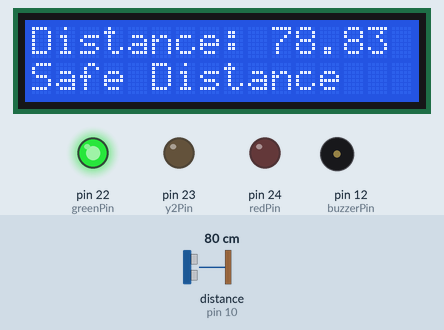
Bench run of a sketch on a simulated Arduino Mega 2560, built with avr-gcc and run on an emulated ATmega2560. Parts: 16×2 character LCD, output pins drawn as LEDs (lit = HIGH), buzzer (waves = sounding). Wiring (inferred from the names in the program): ultrasonic range finder: trigger pin 9; echo pin 10. The inputs (shaded band) are chosen by the test bench; at power-on: distance to the obstacle (sensor on pin 10) 80 cm. The echo pulse lasts 58.3 µs per cm; pins used as bus, display or sensor lines are not drawn; what the sketch prints to the serial monitor is not drawn.

Above: at 1.2 s.
1.3 s: distance to the obstacle (sensor on pin 10) set to 71 cm
At 1.75 s:
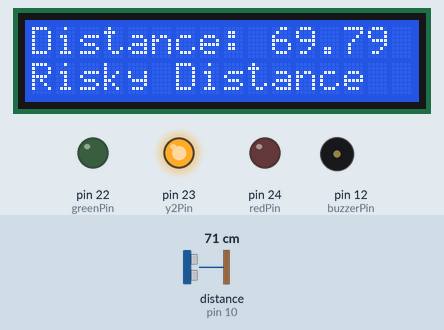
3.6 s: distance to the obstacle (sensor on pin 10) set to 28 cm
At 4.06 s:
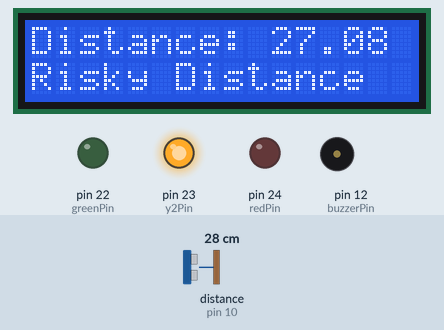
5.1 s: distance to the obstacle (sensor on pin 10) set to 25 cm
At 5.4 s:
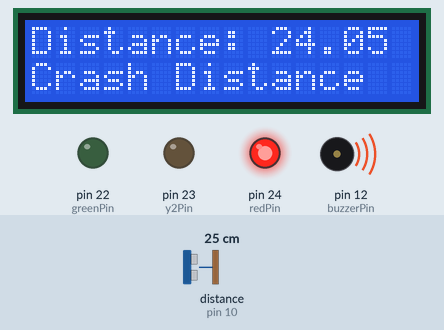
Timing chart, 0 to 8.1 s (numbered marks = the images above; inputs shaded):
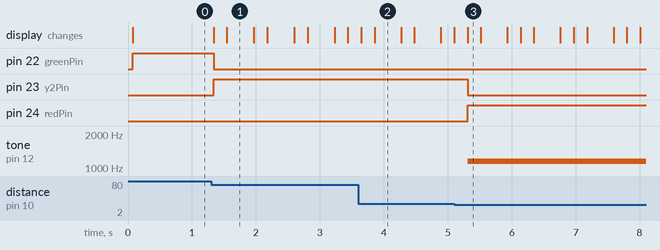

The sketch:

testing_ultrasonic.ino
```cpp
//Ultrasonic setup variable
#include <LiquidCrystal.h>
#define trigPin 9
#define echoPin 10
//lcd pin list
int lcdRS = 2;
int lcdE = 3;
int lcdD4 = 4;
int lcdD5 = 5;
int lcdD6 = 6;
int lcdD7 = 7;
//button setup pin

int buzzerPin = 12;
//led setup pin
int redPin =24;
int y2Pin = 23;
int greenPin = 22;
//variable for statement related
int safeState;
int riskyState;
int dangerState;
//ultrasonic output
long duration, distance;//int value
float distance2;//decimals value
//statement display LCD
String lcdStatement[6] = {"Crash Distance  ", "Risky Distance  ", "Safe Distance   ", "Distance: ", " cm", "  "};


LiquidCrystal lcd(lcdRS, lcdE, lcdD4, lcdD5, lcdD6, lcdD7);
void setup() {
  // put your setup code here, to run once:
  Serial.begin(9600);

  pinMode(buzzerPin, OUTPUT);

  pinMode(y2Pin, OUTPUT);
  pinMode(redPin, OUTPUT);
  pinMode(greenPin, OUTPUT);
  pinMode(trigPin, OUTPUT);
  pinMode(echoPin, INPUT);
  lcd.begin(16, 2);


}

void loop() {
  // put your main code here, to run repeatedly:
  final_result();
  delay(200);

}
// main function
void final_result()
{
  noTone(buzzerPin);
  digitalWrite(redPin, dangerState);
  digitalWrite(greenPin, safeState);

  digitalWrite(y2Pin, riskyState);
  digitalWrite(trigPin, LOW);
  delayMicroseconds(2);
  digitalWrite(trigPin, HIGH);
  delayMicroseconds(10);
  digitalWrite(trigPin, LOW);
  duration = pulseIn(echoPin, HIGH);
  distance = (duration / 2) / 29.1;//integers value
  distance2 = (duration / 2) / 29.1;//decimal value


  if (distance >= 75 || distance <= 0)
  {
    safeState = 1;
    riskyState = 0;
    dangerState = 0;
    displayer(safeState, riskyState, dangerState, distance2);

  }
  else if (distance > 25) {
    safeState = 0;
    riskyState = 1;
    dangerState = 0;
    displayer(safeState, riskyState, dangerState, distance2);
  }
  else
  {
    safeState = 0;
    riskyState = 0;
    dangerState = 1;
    displayer(safeState, riskyState, dangerState, distance2);
  }
}// function for simple version of both serial and lcd output display logic
void displayer(int safe, int risky, int danger, float ultradis)
{
  ultradis = ultradis - 1;
  if (safe == 1 && risky == 0 && danger == 0 ) {
    Serial.print(lcdStatement[3]);
    Serial.print(ultradis);
    Serial.print(lcdStatement[4]);
    Serial.println(lcdStatement[5]);
    lcd.setCursor(0, 0);
    lcd.print(lcdStatement[3]);
    lcd.print(ultradis);
    lcd.print(lcdStatement[5]);
    lcd.setCursor(0, 1);
    lcd.print(lcdStatement[2]);
  }
  else if (safe == 0 && risky == 1 && danger == 0) {
    Serial.print(lcdStatement[3]);
    Serial.print(ultradis);
    Serial.print(lcdStatement[4]);
    Serial.println(lcdStatement[5]);
    lcd.setCursor(0, 0);
    lcd.print(lcdStatement[3]);
    lcd.print(ultradis);
    lcd.print(lcdStatement[5]);
    lcd.setCursor(0, 1);
    lcd.print(lcdStatement[1]);
  }
  else if (safe == 0 && risky == 0 && danger == 1)
  {
    Serial.print(lcdStatement[3]);
    Serial.print(ultradis);
    Serial.print(lcdStatement[4]);
    Serial.println(lcdStatement[5]);
    lcd.setCursor(0, 0);
    lcd.print(lcdStatement[3]);
    lcd.print(ultradis);
    lcd.print(lcdStatement[5]);
    lcd.setCursor(0, 1);
    lcd.print(lcdStatement[0]);
    tone(buzzerPin, 1150);
  }
  digitalWrite(redPin, danger);
  digitalWrite(greenPin, safe);

  digitalWrite(y2Pin, risky);

}
```

Measured:
- the behaviour switches between 76 and 75 cm on distance to the obstacle (sensor on pin 10) (found by bisection; images 0 and 1)
- the behaviour switches between 27 and 26 cm on distance to the obstacle (sensor on pin 10) (found by bisection; images 2 and 3)
- after the input at 1.3 s, pin 22 (greenPin): HIGH → LOW at once; pin 23 (y2Pin): LOW → HIGH at once; the display: first changes at once (image 1 shows a later state)
- after the input at 3.6 s, the display: first changes after 0.05 s (image 2 shows a later state)
- after the input at 5.1 s, pin 23 (y2Pin): HIGH → LOW after 0.21 s; pin 24 (redPin): LOW → HIGH after 0.21 s; tone on pin 12 (buzzerPin): silent → 1150 Hz after 0.21 s; the display: first differs from a run without the input after 0.21 s (image 3)
- what the display in image 1 shows lasts 0.5 s, from 1.5 s to 2.0 s
